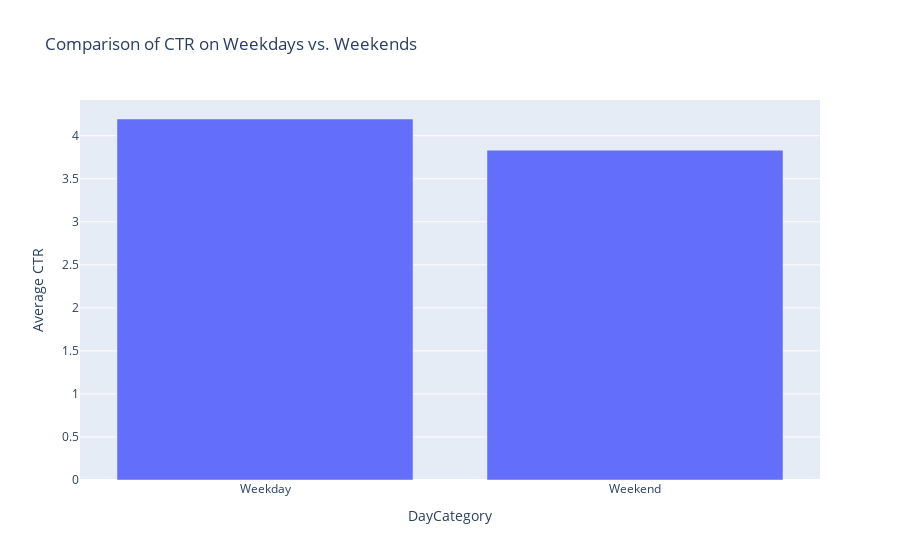

The cell this chart's notebook holds for it:
### Markdown cell above
**Compare the CTR on weekdays and weekends**

### Code cell
# Create a new column 'DayCategory' to categorize weekdays and weekends
data['DayCategory'] = data['DayOfWeek'].apply(lambda x: 'Weekend' if x >= 5 else 'Weekday')

# Calculate average CTR for weekdays and weekends
ctr_by_day_category = data.groupby('DayCategory')['CTR'].mean().reset_index()

# Create a bar plot to compare CTR on weekdays vs. weekends
fig = px.bar(ctr_by_day_category, x='DayCategory', y='CTR', title='Comparison of CTR on Weekdays vs. Weekends',
             labels={'CTR': 'Average CTR'})

# Customize the layout
fig.update_layout(yaxis_title='Average CTR')

# Show the plot
fig.show()

### Figure 1 — Plotly figure (JSON) as saved in the notebook; plotly's stock layout.template omitted (floating-point values rounded to 4 significant figures)
{"data": [{"alignmentgroup": "True", "hovertemplate": "DayCategory=%{x}<br>Average CTR=%{y}<extra></extra>", "legendgroup": "", "marker": {"color": "#636efa", "pattern": {"shape": ""}}, "name": "", "offsetgroup": "", "orientation": "v", "showlegend": false, "textposition": "auto", "type": "bar", "x": ["Weekday", "Weekend"], "xaxis": "x", "y": [4.194, 3.832], "yaxis": "y"}], "layout": {"autosize": true, "barmode": "relative", "legend": {"tracegroupgap": 0}, "title": {"text": "Comparison of CTR on Weekdays vs. Weekends"}, "xaxis": {"anchor": "y", "autorange": true, "domain": [0, 1], "range": [-0.5, 1.5], "title": {"text": "DayCategory"}, "type": "category"}, "yaxis": {"anchor": "x", "autorange": true, "domain": [0, 1], "range": [0, 4.415], "title": {"text": "Average CTR"}, "type": "linear"}}}
